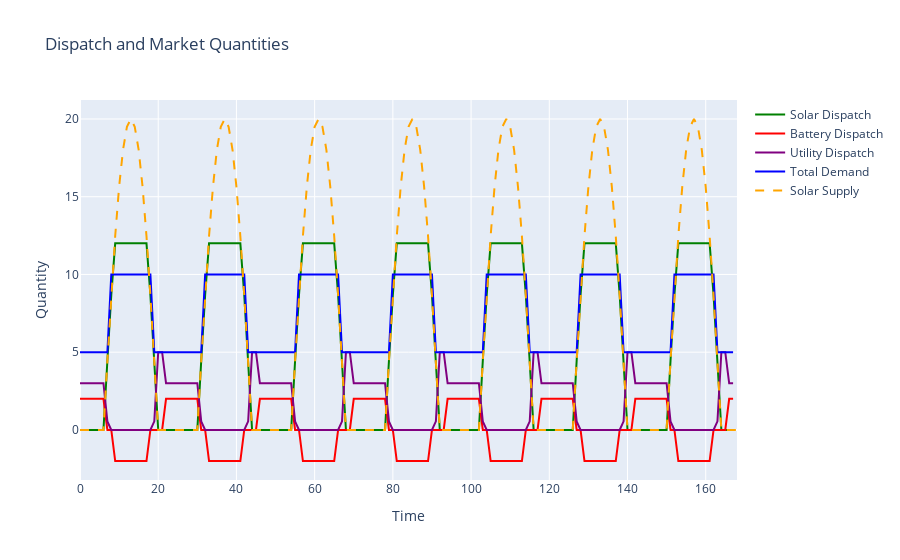

The notebook cell saved with this chart:
### Code cell
import plotly.graph_objects as go

fig = go.Figure()

time_index = list(range(T+1))

fig.add_trace(go.Scatter(x=time_index, y=q_s_list, mode='lines', name='Solar Dispatch', line=dict(color='green')))
fig.add_trace(go.Scatter(x=time_index, y=q_b_list, mode='lines', name='Battery Dispatch', line=dict(color='red')))
fig.add_trace(go.Scatter(x=time_index, y=q_u_list, mode='lines', name='Utility Dispatch', line=dict(color='purple')))
fig.add_trace(go.Scatter(x=time_index, y=q_d_list, mode='lines', name='Total Demand', line=dict(color='blue')))
fig.add_trace(go.Scatter(x=time_index, y=[s for s in s_t], mode='lines', name='Solar Supply', line=dict(color='orange', dash='dash')))

fig.update_layout(
    title="Dispatch and Market Quantities",
    xaxis_title="Time",
    yaxis_title="Quantity"
    
)

fig.show()

### Figure 1 — Plotly figure (JSON) as saved in the notebook; plotly's stock layout.template omitted (floating-point values rounded to 4 significant figures; data arrays with more than 128 entries replaced by an {"elided": "..."} marker saying what was removed)
{"data": [{"line": {"color": "green"}, "mode": "lines", "name": "Solar Dispatch", "type": "scatter", "x": {"elided": "169 int values"}, "y": {"elided": "168 float values"}}, {"line": {"color": "red"}, "mode": "lines", "name": "Battery Dispatch", "type": "scatter", "x": {"elided": "169 int values"}, "y": {"elided": "168 int values"}}, {"line": {"color": "purple"}, "mode": "lines", "name": "Utility Dispatch", "type": "scatter", "x": {"elided": "169 int values"}, "y": {"elided": "168 float values"}}, {"line": {"color": "blue"}, "mode": "lines", "name": "Total Demand", "type": "scatter", "x": {"elided": "169 int values"}, "y": {"elided": "168 int values"}}, {"line": {"color": "orange", "dash": "dash"}, "mode": "lines", "name": "Solar Supply", "type": "scatter", "x": {"elided": "169 int values"}, "y": {"elided": "169 float values"}}], "layout": {"title": {"text": "Dispatch and Market Quantities"}, "xaxis": {"title": {"text": "Time"}}, "yaxis": {"title": {"text": "Quantity"}}}}
